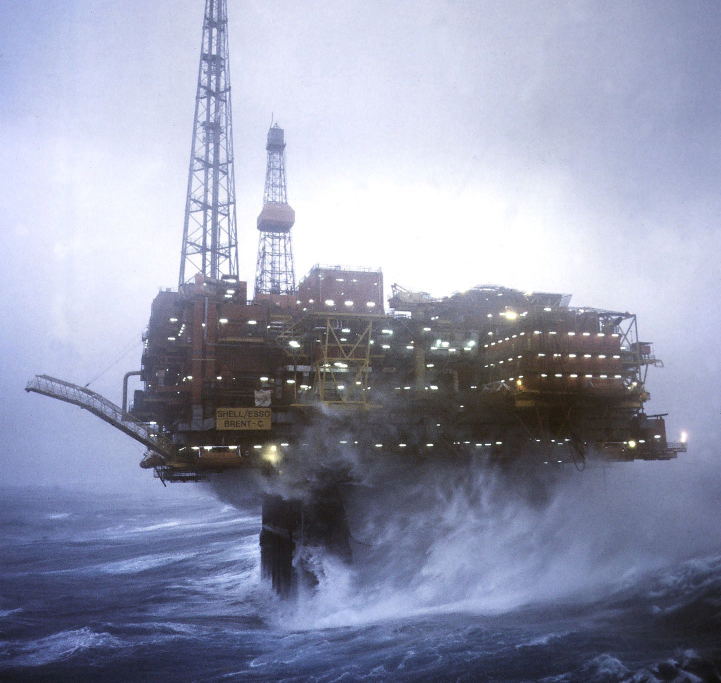
#> input picture Resources/rig.jpg, 1442 x 1366 px (shown at 1/2 size)
$ python tut2.py
#> lines starting #> are read from the running program, lines starting #| are printed output that depends on the picture; after the words box and inside, x2 and y2 are one past the last pixel; in counts of white or black regions, pixels touching at a corner belong together
import cv2
import numpy as np

kernel = np.ones((5, 5), np.uint8)
# print(kernel)

path = 'Resources/rig.jpg'
img = cv2.imread(path)
#> img is the input picture: shape (1366, 1442, 3); mean B, G, R 174.7, 152.6, 148.5
img = cv2.resize(img, (400, 400))
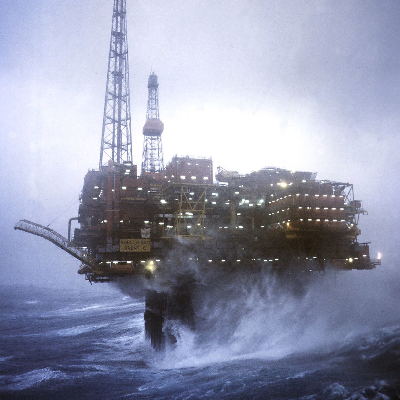
#> img: shape (400, 400, 3); mean B, G, R 174.6, 152.5, 148.4
imgGray = cv2.cvtColor(img, cv2.COLOR_BGR2GRAY)
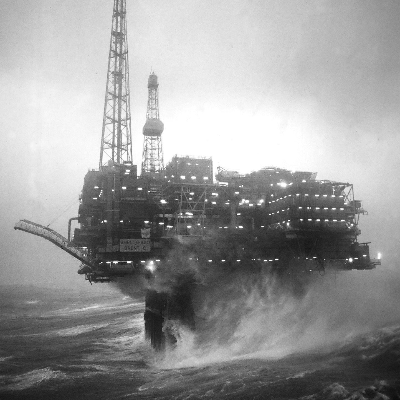
#> imgGray: shape (400, 400); min 13, max 255, mean 153.8
imgBlur = cv2.GaussianBlur(img, (15,15), 0)
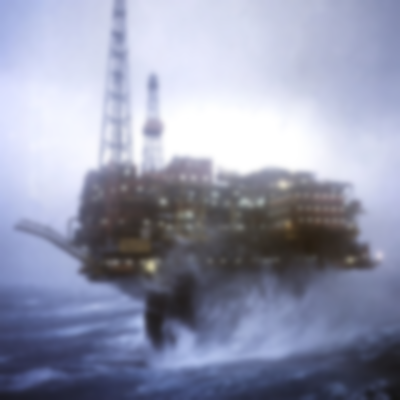
#> imgBlur: shape (400, 400, 3); mean B, G, R 174.6, 152.5, 148.4
imgCanny = cv2.Canny(img, 100,100)
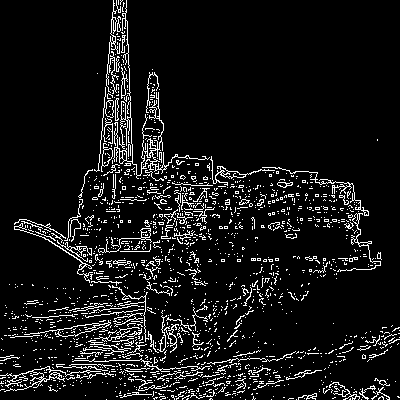
#> imgCanny: shape (400, 400); 8.4% white in thin lines or dots
imgDilation = cv2.dilate(imgCanny, kernel, iterations=2)
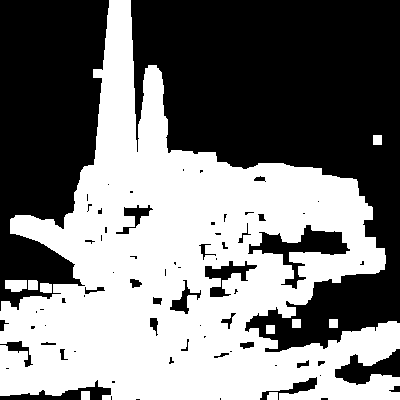
#> imgDilation: shape (400, 400); 48.5% white; 10 white regions, largest, box (x1, y1, x2, y2) and area: (0, 0, 400, 400) 76721, (5, 280, 27, 292) 229, (40, 283, 52, 293) 114
imgEroded = cv2.erode(imgDilation, kernel, iterations=2 )
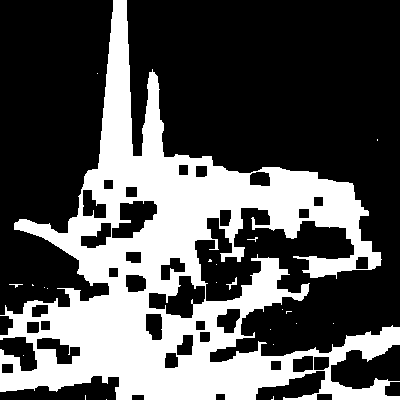
#> imgEroded: shape (400, 400); 33.4% white; 22 white regions (19 under 20 px), largest, box (x1, y1, x2, y2) and area: (0, 0, 400, 400) 53333, (226, 277, 237, 290) 39, (9, 284, 23, 288) 21

cv2.imshow('izu', img)
cv2.imshow('Bwizu', imgGray)
cv2.imshow('Bizu', imgBlur)
cv2.imshow('Cizu', imgCanny)
cv2.imshow('Dizu', imgDilation)
cv2.imshow('Eizu', imgEroded)


cv2.waitKey(0)

$ run again, with Resources/imgshapes.jpg copied over Resources/rig.jpg
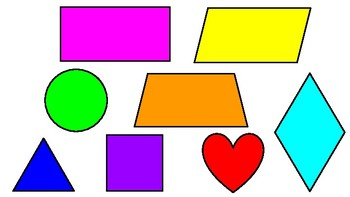
#> input picture Resources/imgshapes.jpg, 350 x 197 px
#> img is the input picture: shape (197, 350, 3); mean B, G, R 185.9, 189.8, 208.2
#> img: shape (400, 400, 3)
#> `imgCanny = cv2.Canny(img, 100,100)`:
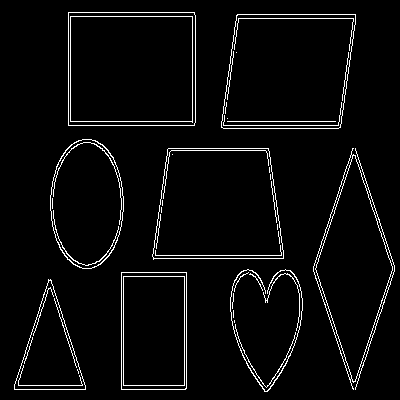
#> imgCanny: shape (400, 400); 4% white in thin lines or dots
#> imgDilation: shape (400, 400); 25.4% white; 8 white regions, largest, box (x1, y1, x2, y2) and area: (309, 144, 399, 394) 6597, (217, 10, 360, 133) 6076, (64, 8, 200, 130) 5738
#> `imgEroded = cv2.erode(imgDilation, kernel, iterations=2 )`:
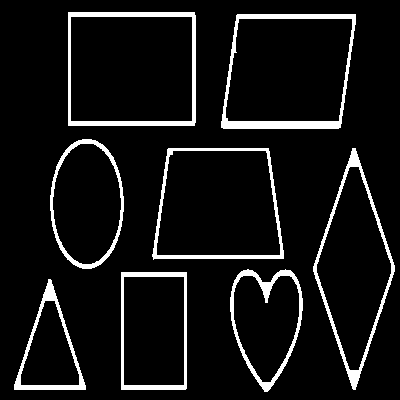
#> imgEroded: shape (400, 400); 7.9% white; 8 white regions, largest, box (x1, y1, x2, y2) and area: (221, 14, 356, 129) 2244, (68, 12, 196, 126) 2002, (313, 148, 395, 390) 1789
